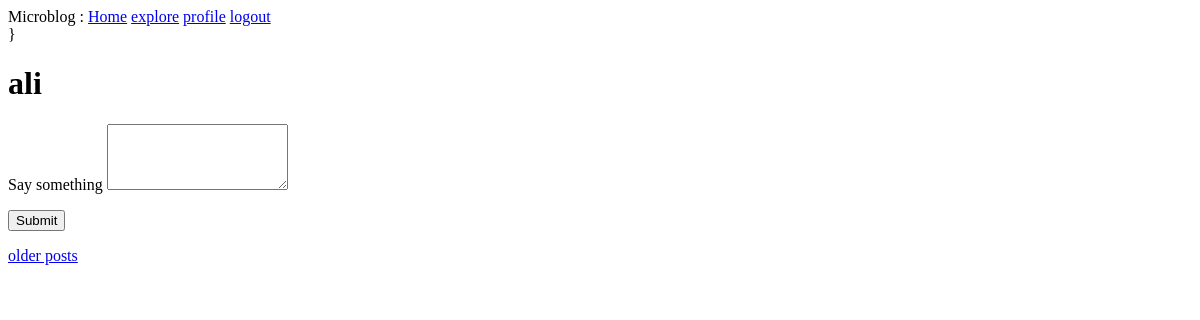
/ (signed in), run on an earlier commit of the app's database.
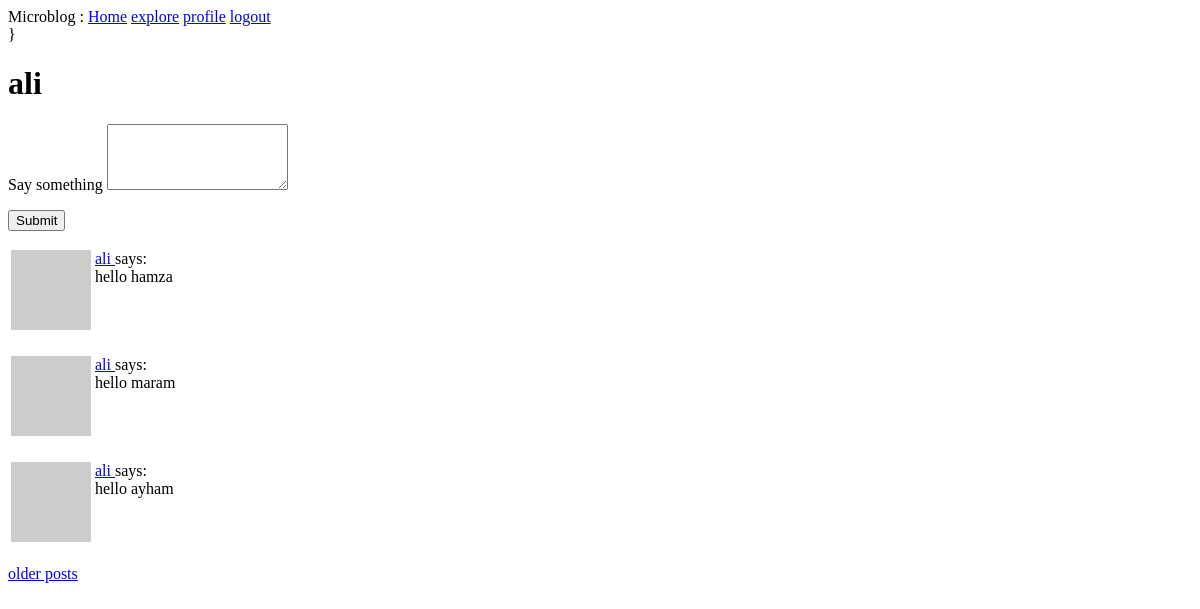
And on a later commit of the database.
### app/models.py (models this page shows, shortened)
class Post(db.Model):
    id = db.Column(db.Integer, primary_key=True)
    body = db.Column(db.String(164), unique=True)
    time = db.Column(db.DateTime, index=True, default=datetime.utcnow)
    user_id = db.Column(db.Integer, db.ForeignKey('user.id'))
    timestamp = datetime.now().timestamp()

class User(UserMixin, db.Model):
    id = db.Column(db.Integer, primary_key=True)
    username = db.Column(db.String(64), unique=True, index=True)
    email = db.Column(db.String(120), unique=True, index=True)
    password_hash = db.Column(db.String(128))
    posts = db.relationship('Post', backref='author', lazy='dynamic')
    about_me = db.Column(db.String(140))
    last_seen = db.Column(db.DateTime, default=datetime.utcnow())
    followed = db.relationship(
        'User', secondary=followers,
        primaryjoin=(followers.c.follower_id == id),
        secondaryjoin=(followers.c.followed_id == id),
        backref=db.backref('followers', lazy='dynamic'), lazy='dynamic')
    def followed_posts(self):
        followed = Post.query.join(
            followers, (followers.c.followed_id == Post.user_id)).filter(
                followers.c.follower_id == self.id)
        own = Post.query.filter_by(user_id=self.id)
        return followed.union(own)
    def avatar(self, size):
        digest = md5(self.email.lower().encode('utf-8')).hexdigest()
        return f'https://www.gravatar.com/avatar/{digest}?s={size}&d=identicon'

### app/routes.py (the view)
@app.route('/index', methods=['GET', 'POST'])
@app.route('/', methods=['GET', 'POST'])
@login_required
def index():
    form = PostForm()
    if form.validate_on_submit():
        post = Post(body=form.post.data, author=current_user)
        db.session.add(post)
        db.session.commit()
        flash('Your post is now live!!')
        return redirect(url_for('index'))
    page = request.args.get('page', 1, type=int)
    posts = current_user.followed_posts().paginate(page, app.config['POST_PER_PAGE'], False)
    next_url = url_for('index', page=posts.next_num) if posts.has_next else None
    prev_url = url_for('index', page=posts.prev_num) if posts.has_prev else None
    return render_template('index.html', title='Home', form=form, posts=posts.items, next_url=next_url,
                           prev_url=prev_url)

### app/forms.py
class PostForm(FlaskForm):
    post = TextAreaField('Say something', validators=[
        DataRequired(), Length(min=1, max=140)])
    submit = SubmitField('Submit')

### app/models.py (called while the page is built)
@login.user_loader
def load_user(id):
    return User.query.get(int(id))

### app/routes.py (called while the page is built)
@app.before_request
def before_request():
    if current_user.is_authenticated:
        current_user.last_seen = datetime.now()

### app/templates/index.html (shortened to what this page needs)
{% extends 'base.html' %}
{% block content %}
    <h1> {{ current_user.username }}</h1>
    {% if form %}
    <form action="" method="post">
        {{ form.post.label }}
        {{ form.post( col=32 , rows= 4) }} <br>
        <p>{{ form.submit() }}</p>
    </form>
    {% endif %}
    {% for post in posts %}
    <div>
        <p>
            {% include "_post.html" %}
        </p>
    </div>
    {% endfor %}
    {%  if prev_url %}
    <a href="{{prev_url}}">Newer posts </a>
    {% else %}<a href="{{  next_url }}"> older posts </a>
    {% endif %}
{% endblock %}

### app/templates/_post.html
    <table>
    <tr valign="top">
        <td> <img src="{{post.author.avatar(36)}}"></td>
            <td>
                <a href="{{ url_for('user', username=post.author.username) }}">
                    {{ post.author.username }}
                </a>
                says:<br>{{ post.body }}
            </td>
    </tr>
    </table>

What changed in the data, as far as the page shows it:
added Post: author.username "ali", body "hello hamza"
added Post: author.username "ali", body "hello maram"
added Post: author.username "ali", body "hello ayham"
